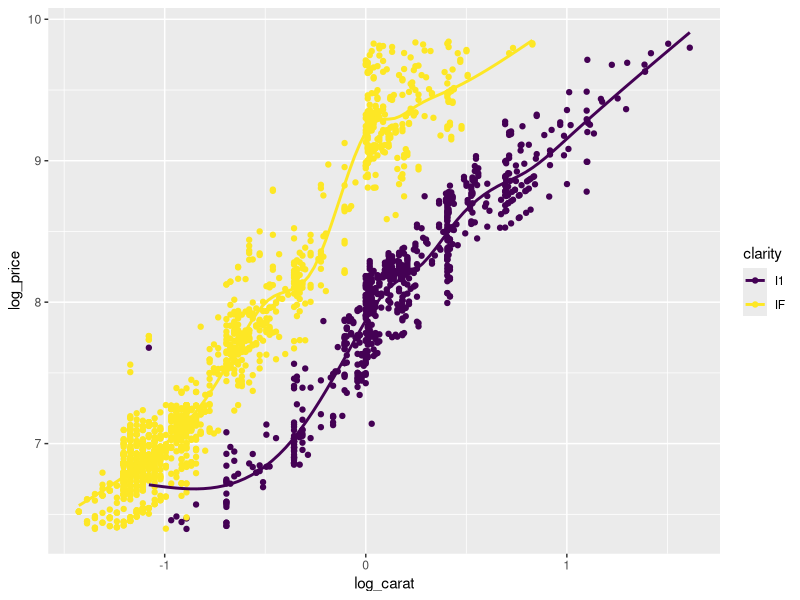

Recreate this plot in R.


#1.1
sample_covariance <- function(x, y, na.rm = FALSE) {
  if(!is.numeric(x)) {
    stop("x is not a numeric vector")
  }
  if(!is.numeric(y)) {
    stop("y is not a numeric vector")
  }
  
  x_len <- length(x)
  if(x_len != length(y)) {
    stop("x and y have different lengths")
  }
  
  x_mean <- mean(x, na.rm = TRUE)
  y_mean <- mean(y, na.rm = TRUE)
  result <- 0
  for(i in 1:x_len) {
    if(na.rm == TRUE && (is.na(x[i]) || is.na(y[i]))) {
      x_len <- x_len - 1
      next
    }
    result <- result + (x[i] - x_mean) * (y[i] - y_mean)
  }
  if(x_len < 2) {
    stop("not enough available observations")
  }
  result / (x_len - 1)
}

# sample_covariance(c(2,4,6,8,10), c(3,7,10,14,17)) == 17.5
# sample_covariance(c(3,6,9,12,15), c(20,17,13,9,4)) == -30


#1.2
sample_standard_deviation <- function(arr, na.rm = FALSE) {
  result <- 0
  arr_mean <- mean(arr, na.rm=na.rm)
  arr_len <- length(arr)
  for(n in arr){
    if(na.rm == TRUE && is.na(n)) {
      arr_len <- arr_len - 1
      next
    }
    result <- result + (n - arr_mean)^2
  }
  result / (arr_len - 1) # arr_len can't be less than 2 because sample_covariance would have already stopped
}

sample_corelation <- function(x, y, na.rm = FALSE) {
  covariance <- sample_covariance(x, y, na.rm)
  x_std_dev <- sample_standard_deviation(x, na.rm)
  y_std_dev <- sample_standard_deviation(y, na.rm)
  
  covariance/sqrt(x_std_dev * y_std_dev)
}


#1.3
library(dplyr)
library(ggplot2)

summary(diamonds)


#1.4
filter(diamonds, price >= 600)


#1.5
diamonds <- filter(diamonds, price >= 600)
average_price_per_cut <- summarise(group_by(diamonds, cut), appc = mean(price, na.rm = TRUE))
arrange(average_price_per_cut, appc)
# The Ideal cut level has lowest average price and the Premium cut level has the highest


#1.6
diamonds <- mutate(diamonds, log_carat = log(carat), log_price = log(price))
sample_corelation(diamonds$log_carat, diamonds$log_price, na.rm = TRUE)
# The sample covariance is close to 1 but this isn't enough to say that there is a linear relationship between log_carat and log_price


#1.7
data_to_plot <- filter(diamonds, clarity == "I1" | clarity == "IF")

ggplot(data = data_to_plot, mapping = aes(x = log_carat, y = log_price, color = clarity)) +
  geom_point() +
  geom_smooth(se = FALSE)

